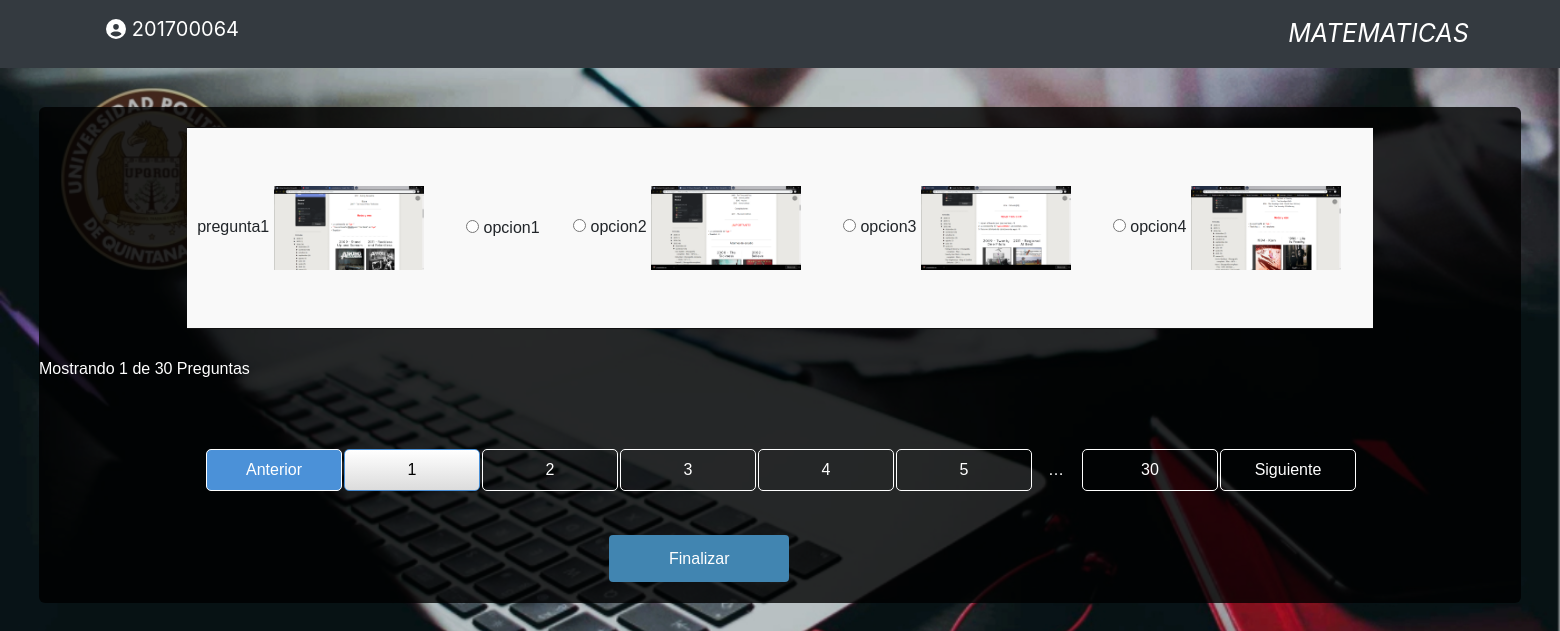
Page /Alumno/Evaluacion.php?id=1 (signed in) on the committed database.
### tables this page shows
CREATE TABLE `calificaciones` (
  `id` int(11) NOT NULL,
  `id_asignatura` int(11) NOT NULL,
  `id_usuario` int(11) NOT NULL,
  `asignatura` text NOT NULL,
  `calificacion` text,
  `status` int(11) NOT NULL
);

CREATE TABLE `preguntas` (
  `id_pregunta` int(10) NOT NULL,
  `pregunta` text,
  `imagenPregunta` text,
  `opcion1` text,
  `imagenOpcion1` text,
  `opcion2` text,
  `imagenOpcion2` text,
  `opcion3` text,
  `imagenOpcion3` text,
  `opcion4` text,
  `imagenOpcion4` text,
  `respuesta` text NOT NULL,
  `asignatura_idasignatura` int(11) NOT NULL
);

### Alumno/Evaluacion.php (the view, shortened to what this page needs)
<?php
    if(!isset($_GET['id'])){
    	header("Location: dashboard.php");
    }else{
    	$id = $_GET['id'];
    }
    $asignatura = "";
    require('../php/conexion.php');
	$consulta = $mysqli->query("SELECT * FROM calificaciones WHERE id_asignatura=".$id." AND id_usuario=".$_SESSION['matricula']);
	$result = mysqli_fetch_assoc($consulta);
	if($result['status'] == 1){
		header("Location: dashboard.php");
	}else{
		$asignatura = $result['asignatura'];
	}
?>
<!DOCTYPE html>
<html lang="en">
<head>
	<link href="../css/bootstrap.min.css" rel="stylesheet">
	<link rel="stylesheet" href="../bootstrap4/css/bootstrap.css">
    <link rel="stylesheet" type="text/css" href="../fontawesome-free-5.11.2-web/css/all.css">
    <link rel="stylesheet" type="text/css" href="../css/alumn.css">
	<link rel="stylesheet" type="text/css" href="../css/tools.css">
	<link rel="stylesheet" type="text/css" href="../DataTables/datatables.css">
    <link rel="stylesheet" type="text/css" href="../sweetalert2-9.4.0/package/src/sweetalert2.min.css">
</head>
<body>
 <nav class="navbar navbar-dark bg-dark justify-content-between" style="border-radius: 0px;">
 <a class="navbar-brand" style="color: white; margin-right: 60rem;"> <i class="fas fa-user-circle"> </i> <?php echo $_SESSION['matricula']; ?>  </a>
  <i style="color: white; font-size: 25px;"> <?php  echo strtoupper($asignatura) ; ?></i>
</nav>
	<div class="principal-content justify-center">
						<div class="justify-center">
						<div class="black-containerQ">
								<table id="table_id" class="display">
								    <thead>
								        <tr>
								            <th></th>
								            <th></th>
								            <th></th>
								            <th></th>
								            <th></th>
								        </tr>
								    </thead>
								    <tbody>
								    	<?php
											$consulta2 = $mysqli->query("SELECT * FROM preguntas WHERE asignatura_idasignatura=".$id."  LIMIT 30");
											while ($resultado = mysqli_fetch_assoc($consulta2)) {
								    	?>
								        <tr style="height: 200px; width:100px;">
								        	<td >
								        		<?php
								        			if($resultado['pregunta'] == null){
								        		?>
								        		<?php
								        			}else{
								        				echo $resultado['pregunta'];
								        			}
								        			if($resultado['imagenPregunta'] == null){
								        			}else{
								        		?>
														<img src="../imagenes/<?php echo $resultado['id_pregunta']; ?>/<?php echo $resultado['imagenPregunta']; ?>" alt="" style="width: 150px;">
								        		<?php
								        			}
								        		?>
								        	</td>
											<td>
								        		<input  type="radio" name="<?php echo $resultado['id_pregunta'] ?>" value="1" onclick="capturar(this);">
								        		<?php
								        			if($resultado['opcion1'] == null){
								        			}else{
								        				echo $resultado['opcion1'];
								        			}
								        		?>
								        	</td>
											<td>
								        		<input type="radio" name="<?php echo $resultado['id_pregunta'] ?>" value="2" onclick="capturar(this);">
								        		<?php
								        			if($resultado['opcion2'] == null){
								        			}else{
								        				echo $resultado['opcion2'];
								        			}
								        			if($resultado['imagenOpcion2'] == null){
								        			}else{
								        		?>
														<img src="../imagenes/<?php echo $resultado['id_pregunta']; ?>/<?php echo $resultado['imagenOpcion2']; ?>" alt="" style="width: 150px;">
												<?php
								        			}
								        		?>
								        	</td>
											<td>
								        		<input type="radio" name="<?php echo $resultado['id_pregunta'] ?>" value="3" onclick="capturar(this);">
								        		<?php
								        			if($resultado['opcion3'] == null){
								        			}else{
								        				echo $resultado['opcion3'];
								        			}
								        			if($resultado['imagenOpcion3'] == null){
								        			}else{
								        		?>
														<img src="../imagenes/<?php echo $resultado['id_pregunta']; ?>/<?php echo $resultado['imagenOpcion3']; ?>" alt="" style="width: 150px;">
								        		<?php
								        			}
								        		?>
								        	</td>
											<td>
								        		<input type="radio" name="<?php echo $resultado['id_pregunta'] ?>" value="4" onclick="capturar(this);">
								        		<?php
								        			if($resultado['opcion4'] == null){
								        			}else{
								        				echo $resultado['opcion4'];
								        			}
								        			if($resultado['imagenOpcion4'] == null){
								        			}else{
								        		?>
														<img src="../imagenes/<?php echo $resultado['id_pregunta']; ?>/<?php echo $resultado['imagenOpcion4']; ?>" alt="" style="width: 150px;">
												<?php
								        			}
								        		?>
								        	</td>
								        </tr>
								        <?php } $mysqli->close();?>
								    </tbody>
								</table>
								<br>
								<div class="cedula " style="margin-left: 570px;">
						   <a class="btn-eval2 text-center" style="text-decoration: none" onclick="redireccion(<?php echo $id ?>);">Finalizar</a>
						</div>
					</div>
		</div>
	</div>
</body>
</html>

### css/alumn.css (style rules this page uses)
body { background: url(../imagenes/Fondo-web.jpg); background-size: cover; background-repeat: no-repeat; height: 100%; background-attachment: fixed; }
.principal-content { height: 100%; font-family: Verdana,sans-serif; }
.black-containerQ { background-color: rgba(0, 0, 0, 0.8); border-radius: 6px; width: 95%; margin: 2.5%; padding-top: 25% padding: 0px 0 40px 0; align-content: center; }
.cedula, .reporte { padding: 32px 0; background-color: transparent; }
.cedula { color: black; }
.btn-eval2 { width: 40%; padding: 15px 60px; color: white; background-color:#4185b1; border-radius: 4px; cursor: pointer; }

### css/tools.css (style rules this page uses)
* { padding: 0; margin: 0; }
html { font-size: 100%; }
*, *:before, *:after { box-sizing: border-box; }
body { overflow-x: hidden; font-display: fallback; }
.justify-center { justify-content: center; }
.text-center { text-align: center; }
div { width: 100%; }

### DataTables/datatables.css (style rules this page uses)
table.dataTable { width: 80%; margin: 0 auto; clear: both; border-collapse: separate; border-spacing: 0; }
table.dataTable thead th, table.dataTable tfoot th { font-weight: bold; }
table.dataTable thead th, table.dataTable thead td { padding: 10px 18px; border-bottom: 1px solid #111; }
table.dataTable tbody tr { background-color: #ffffff; }
table.dataTable tbody th, table.dataTable tbody td { padding: 25px 10px; }
table.dataTable.row-border tbody th, table.dataTable.row-border tbody td, table.dataTable.display tbody th, table.dataTable.display tbody td { border-top: 1px solid #ddd; }
table.dataTable.row-border tbody tr:first-child th, table.dataTable.row-border tbody tr:first-child td, table.dataTable.display tbody tr:first-child th, table.dataTable.display tbody tr:first-child td { border-top: none; }
table.dataTable.stripe tbody tr.odd, table.dataTable.display tbody tr.odd { background-color: #f9f9f9; }
table.dataTable.no-footer { border-bottom: 1px solid #111; }
table.dataTable, table.dataTable th, table.dataTable td { box-sizing: content-box; }

### rows in the picture
calificaciones: asignatura "MATEMATICAS"
preguntas: pregunta "pregunta1", imagenPregunta (picture), opcion1 "opcion1", opcion2 "opcion2", imagenOpcion2 (picture), opcion3 "opcion3", imagenOpcion3 (picture), opcion4 "opcion4", imagenOpcion4 (picture)

### other values in the picture
$_SESSION['matricula'] "201700064"
